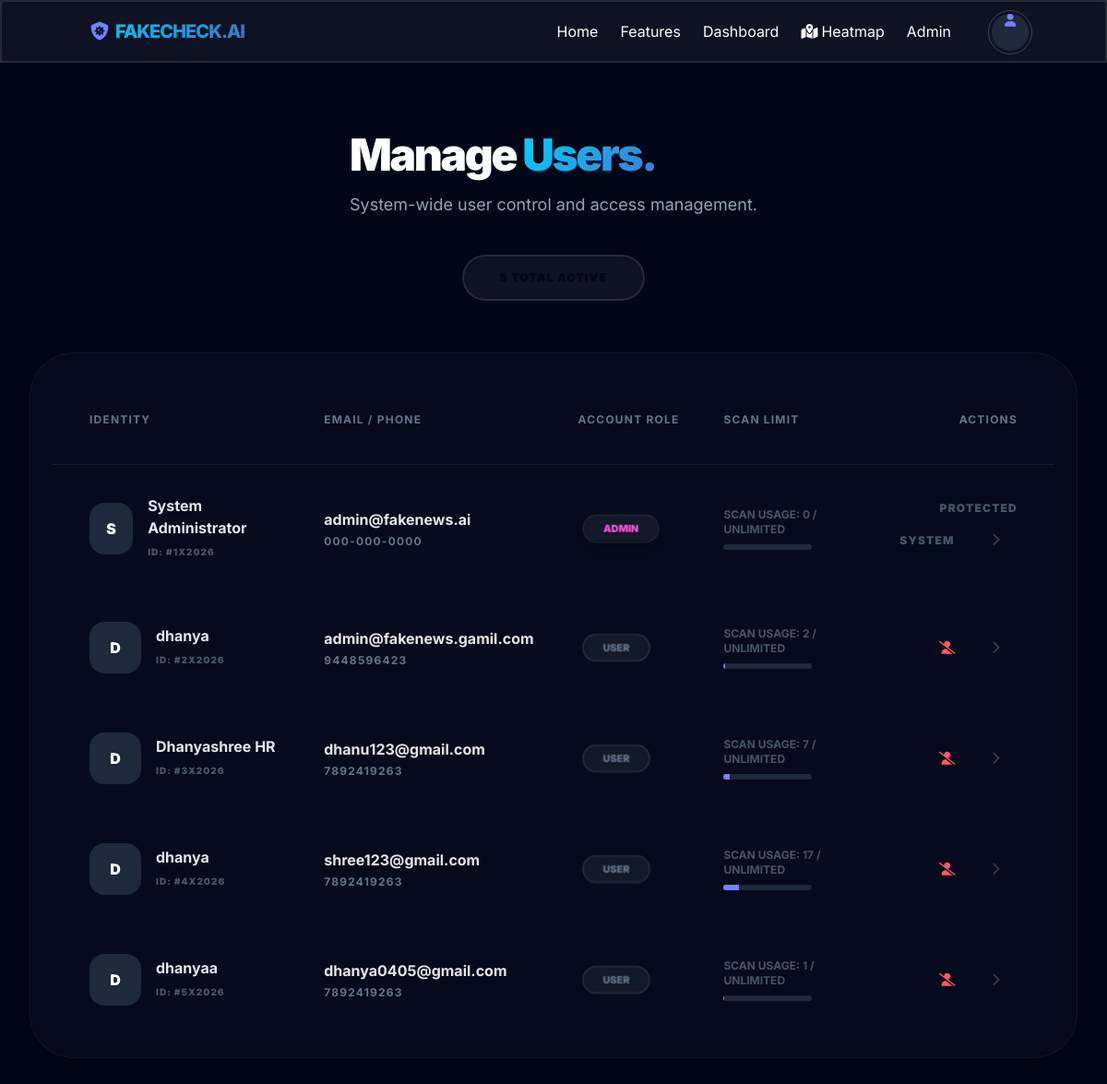
The app's page /admin/users (signed in) with its own data.
### models/models.py (models this page shows)
class User(db.Model, UserMixin):
    id = db.Column(db.Integer, primary_key=True)
    name = db.Column(db.String(100), nullable=False)
    email = db.Column(db.String(120), unique=True, nullable=False)
    password = db.Column(db.String(200), nullable=False)
    phone = db.Column(db.String(20), nullable=True)
    role = db.Column(db.String(20), default='user') # user or admin
    analyses = db.relationship('Analysis', backref='user', lazy=True)

### routes/admin_panel.py (the view)
@admin_bp.route('/admin/users')
@login_required
@admin_required
def manage_users():
    users = User.query.all()
    return render_template('admin/users.html', users=users)

### app.py (called while the page is built)
@login_manager.user_loader
def load_user(user_id):
    return User.query.get(int(user_id))

### routes/admin_panel.py (called while the page is built)
def admin_required(f):
    @wraps(f)
    def decorated_function(*args, **kwargs):
        if not current_user.is_authenticated or current_user.role != 'admin':
            flash('Admin access required!', 'error')
            return redirect(url_for('auth.login'))
        return f(*args, **kwargs)
    return decorated_function

### templates/admin/users.html
{% extends 'layout.html' %}
{% block content %}
<main class="max-w-7xl mx-auto py-12 px-8">
    <div class="mb-14 flex flex-col md:row items-center justify-between gap-10">
        <div>
            <h1 class="text-5xl font-black mb-4 tracking-tighter">Manage <span class="gradient-text">Users.</span></h1>
            <p class="text-slate-400 text-lg">System-wide user control and access management.</p>
        </div>
        <div class="badge badge-lg glass badge-primary py-6 px-10 font-black tracking-widest text-xs uppercase">{{ users|length }} TOTAL ACTIVE</div>
    </div>
    <div class="overflow-x-auto bg-slate-900/30 glass rounded-[3rem] border border-white/5 shadow-2xl p-6">
        <table class="table table-lg w-full">
            <thead class="text-slate-500 uppercase text-xs font-black tracking-widest border-b border-white/5">
                <tr>
                    <th class="py-10 pl-10">Identity</th>
                    <th>Email / Phone</th>
                    <th>Account Role</th>
                    <th>Scan Limit</th>
                    <th class="pr-10 text-right">Actions</th>
                </tr>
            </thead>
            <tbody class="text-sm font-medium">
                {% for user in users %}
                <tr class="hover:bg-white/5 transition group border-none">
                    <td class="py-8 pl-10">
                        <div class="flex items-center gap-4">
                            <div class="w-14 h-14 bg-slate-800 rounded-2xl flex items-center justify-center font-black group-hover:bg-primary/20 transition">
                                {{ user.name[:1].upper() }}
                            </div>
                            <div>
                                <h4 class="font-bold text-slate-200">{{ user.name }}</h4>
                                <span class="text-[10px] text-slate-600 font-black uppercase tracking-widest">ID: #{{ user.id }}X2026</span>
                            </div>
                        </div>
                    </td>
                    <td>
                        <div class="font-bold mb-1 opacity-90">{{ user.email }}</div>
                        <p class="text-xs text-slate-500 font-bold tracking-widest">{{ user.phone or 'No phone' }}</p>
                    </td>
                    <td>
                        <div class="badge badge-outline border-white/10 glass {{ 'shadow-lg shadow-secondary/20 text-secondary' if user.role == 'admin' else 'text-slate-500' }} font-black text-xs px-6 py-4 uppercase scale-90">
                            {{ user.role }}
                        </div>
                    </td>
                    <td>
                         <div class="text-xs font-bold text-slate-600 mb-2">SCAN USAGE: {{ user.analyses|length }} / UNLIMITED</div>
                         <div class="w-24 h-1.5 bg-slate-800 rounded-full overflow-hidden">
                            <div class="h-full bg-primary" style="width:{{ (user.analyses|length / 100 * 100)|round }}%"></div>
                         </div>
                    </td>
                    <td class="pr-10 text-right">
                        {% if user.role != 'admin' %}
                        <form action="{{ url_for('admin.delete_user', user_id=user.id) }}" method="POST" class="inline" onsubmit="return confirm('Permanently remove this user?');">
                            <button type="submit" class="btn btn-ghost btn-circle text-error hover:bg-error/10 transition">
                                <i class="fa-solid fa-user-slash"></i>
                            </button>
                        </form>
                        {% else %}
                        <span class="text-xs font-black text-slate-600 uppercase tracking-widest mr-4">Protected System</span>
                        {% endif %}
                        <button class="btn btn-ghost btn-circle hover:bg-white/10"><i class="fa-solid fa-chevron-right text-slate-700"></i></button>
                    </td>
                </tr>
                {% endfor %}
            </tbody>
        </table>
    </div>
</main>
{% endblock %}

### templates/layout.html (style rules this page uses)
body { font-family: 'Inter', sans-serif; }
.glass { background: rgba(255, 255, 255, 0.05); backdrop-filter: blur(10px); -webkit-backdrop-filter: blur(10px); border: 1px solid rgba(255, 255, 255, 0.1); }
.gradient-text { background: linear-gradient(135deg, #00d2ff 0%, #3a7bd5 100%); -webkit-background-clip: text; -webkit-text-fill-color: transparent; }

### records on screen
User: name "S", name "System Administrator", id "1", email "admin@fakenews.ai", phone "000-000-0000", role "ADMIN", analyses|length "0", shows "PROTECTED SYSTEM"
User: name "D", name "dhanya", id "2", email "admin@fakenews.gamil.com", phone "9448596423", role "USER", analyses|length "2"
User: name "D", name "Dhanyashree HR", id "3", email "dhanu123@gmail.com", phone "7892419263", role "USER", analyses|length "7", {{ (user.analyses|length / 100 * 100)|round }} 7.0 (drawn)
User: name "D", name "dhanya", id "4", email "shree123@gmail.com", phone "7892419263", role "USER", analyses|length "17", {{ (user.analyses|length / 100 * 100)|round }} 17.0 (drawn)
User: name "D", name "dhanyaa", id "5", email "dhanya0405@gmail.com", phone "7892419263", role "USER", analyses|length "1"
